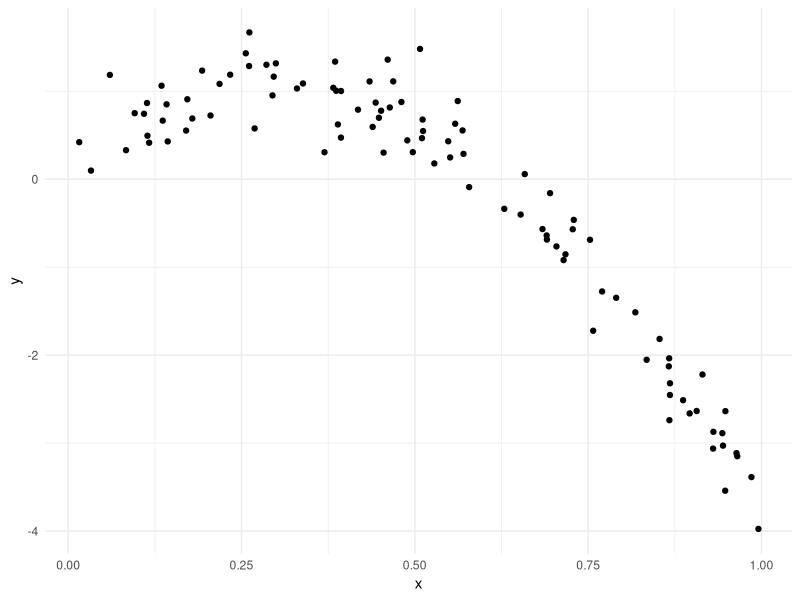
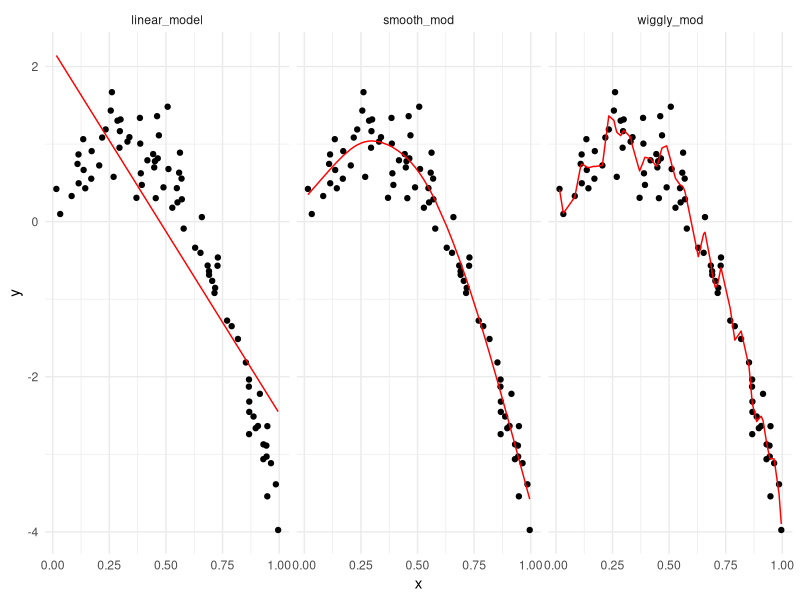

Here is the R script that generated these plots, in order:
## ---- chunk 1
library(tidyverse)
library(modelr)
library(mgcv)

knitr::opts_chunk$set(
  fig.width = 6,
  fig.asp = 0.6,
  out.width = "90%"
)

theme_set(theme_minimal() + theme(legend.position = "bottom"))

options(
  ggplot2.continuous.colour = "viridis",
  ggplot2.continuous.fill = "viridis"
)

scale_colour_discrete = scale_colour_viridis_d
scale_fill_discrete = scale_fill_viridis_d
## ---- chunk 2
nonlin_df = 
  tibble(
    id = 1:100,
    x = runif(100, 0, 1),
    y = 1 - 10 * (x - .3) ^ 2 + rnorm(100, 0, .3)
  )
## ---- chunk 3
nonlin_df %>% 
  ggplot(aes(x = x, y = y)) +
  geom_point()
## ---- chunk 4
train_df = sample_n(nonlin_df, size = 80)
test_df = anti_join(nonlin_df, train_df, by = "id")
## ---- chunk 5
linear_model = lm(y ~x, data = train_df)
smooth_mod = gam(y ~ s(x), data = train_df)
wiggly_mod = gam(y ~ s(x, k = 30), sp = 10e-6, data = train_df)
## ---- chunk 6
train_df %>%
  gather_predictions(linear_model, smooth_mod, wiggly_mod) %>% 
  ggplot(aes(x = x, y = y)) +
  geom_point() +
  geom_line(aes(y = pred), color = "red") + 
  facet_grid(. ~ model)
## ---- chunk 7
rmse(linear_model, data = test_df)
rmse(smooth_mod, data = test_df)
rmse(wiggly_mod, data = test_df)
